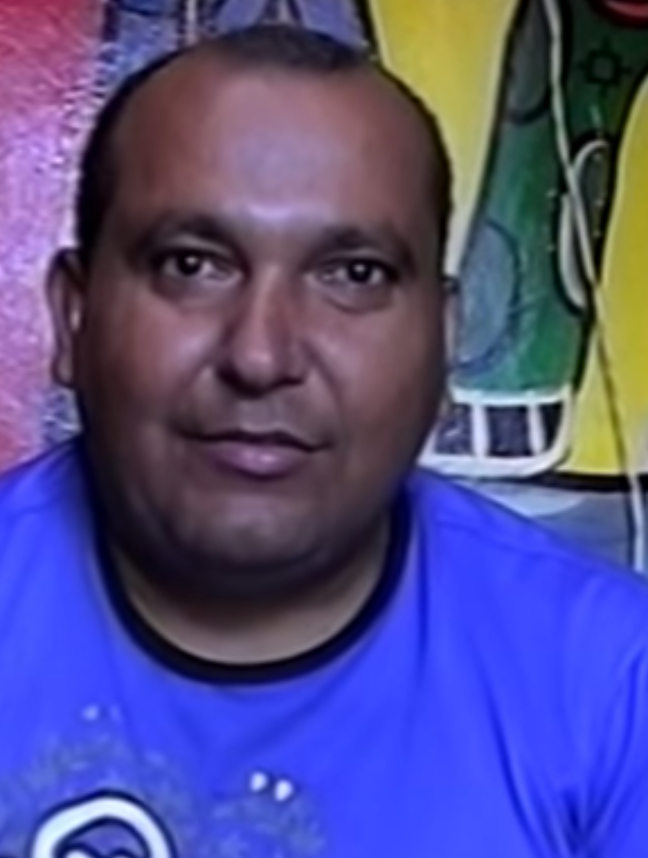
#> input picture 7_Unstructured_Data/Class/data/ednaldo1.png, 648 x 858 px, given in place of my_cat.jpg, which was not available
$ jupyter execute Aula05_cv2.ipynb
#> lines starting #> are read from the running program, lines starting #| are printed output that depends on the picture; after the words box and inside, x2 and y2 are one past the last pixel; in counts of white or black regions, pixels touching at a corner belong together; pictures that were not available may be replaced by others from this repository, and a replacement may not be noted
[cell 1]
import cv2 as cv
import numpy as np

[cell 2]
face_class = cv.CascadeClassifier('haarcascade_frontalface_default.xml')

[cell 3]
image = cv.imread('my_cat.jpg')
#> image is the input picture: shape (858, 648, 3); mean B, G, R 137.2, 77.8, 82.6
res = cv.resize(image, dsize=(480,720),interpolation=cv.INTER_CUBIC)
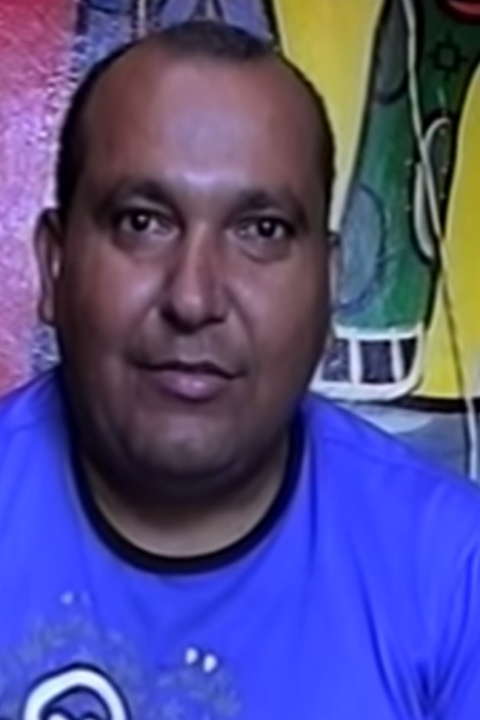
#> res: shape (720, 480, 3); mean B, G, R 137.2, 77.8, 82.6
image_gray = cv.cvtColor(res, cv.COLOR_BGR2GRAY)
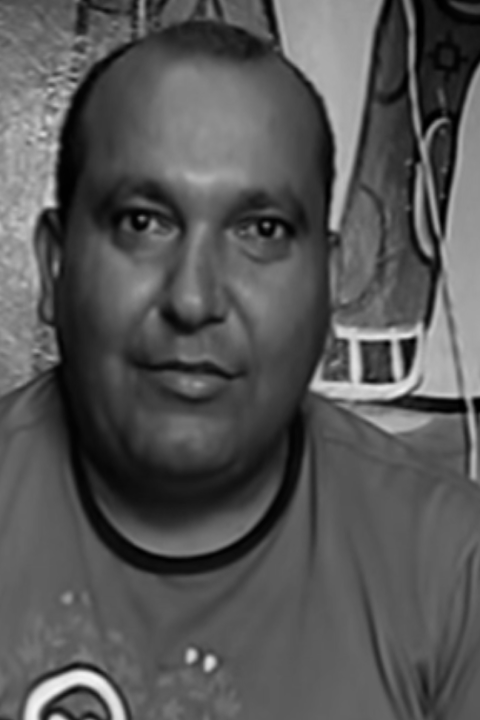
#> image_gray: shape (720, 480); min 0, max 246, mean 86

[cell 4]
eye_class = cv.CascadeClassifier('haarcascade_eye.xml')

[cell 5]
faces = face_class.detectMultiScale(image_gray, 1.3, 5)
#> faces = [[39, 102, 318, 318]]

for (x,y,w,h) in faces:
    cv.rectangle(res, (x,y), (x+w, y+h), (255, 0, 0), 2)
    roi_gray = image_gray[y:y+h, x:x+w]
    roi_color = res[y:y+h, x:x+w]
    eyes = eye_class.detectMultiScale(roi_gray)
    for (ex, ey, ew, eh) in eyes:
        cv.rectangle(roi_color,(ex, ey), (ex+ew, ey+eh),(255, 0, 0), 2)
#> this loop made 1 pass
#> (x, y, w, h, eyes) on pass 1: (39, 102, 318, 318, [[71, 88, 63, 63], [192, 94, 64, 64]])
#> pass 1, `roi_gray = image_gray[y:y+h, x:x+w]`:
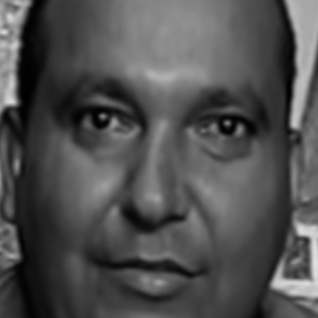
#> roi_gray: shape (318, 318); min 0, max 225, mean 79.7
#> pass 1, `roi_color = res[y:y+h, x:x+w]`:
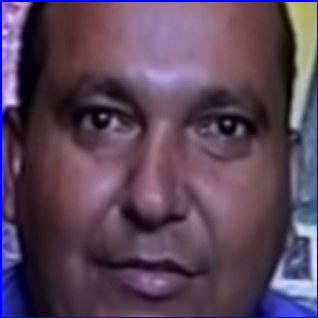
#> roi_color: shape (318, 318, 3); mean B, G, R 90.8, 69.8, 90.3
#> after the loop:
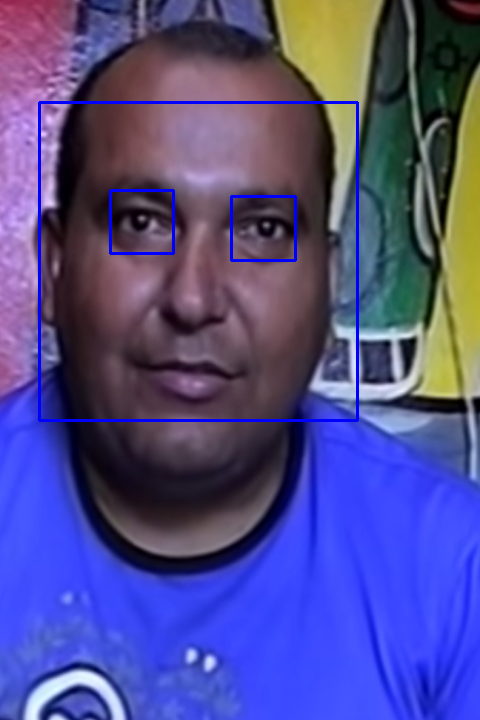
#> res: shape (720, 480, 3); 1.54% of pixels changed, all inside (x1, y1, x2, y2) = (38, 101, 359, 422)
#> after the loop:
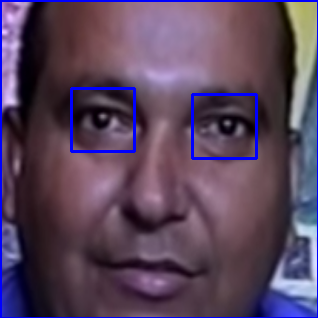
#> roi_color: shape (318, 318, 3); 1.5% of pixels changed, all inside (x1, y1, x2, y2) = (70, 87, 258, 160)

[cell 6]
cv.imshow('Me&Cat', res)

cv.waitKey(0)

cv.destroyWindow('Me&Cat')

[cell 7]
video = cv.VideoCapture(0)
## Loop
while True:
    ## mantendo conectada a webcam e os frames
    conectado, frame = video.read()
    ## transformando em escala de cinza
    frameCinza = cv.cvtColor(frame, cv.COLOR_BGR2GRAY)
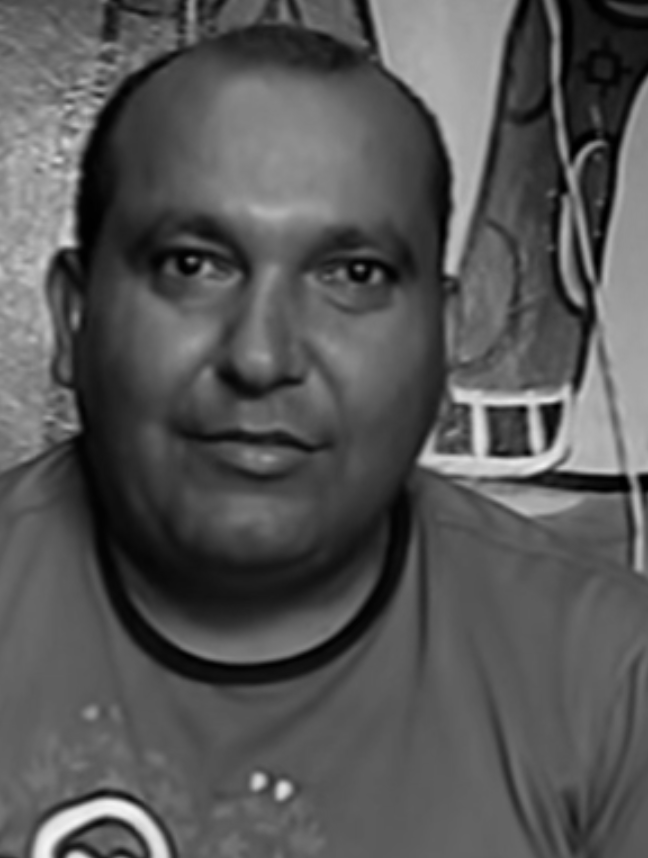
#> frameCinza: shape (858, 648); min 0, max 246, mean 86
    ## detectando a face com o classificador treinado xml
    faces = face_class.detectMultiScale(frameCinza, 1.3, 5)
#> faces = [[60, 100, 420, 420]]
    #for (x,y,l,a) in faces:
        #cv.rectangle(frame, (x,y), (x+l, y+a), (0,255,0), 2)
    for (x,y,w,h) in faces:
        cv.rectangle(frame, (x,y), (x+w, y+h), (255, 0, 0), 2)
        roi_gray = frameCinza[y:y+h, x:x+w]
        roi_color = frame[y:y+h, x:x+w]
        eyes = eye_class.detectMultiScale(roi_gray)
        for (ex, ey, ew, eh) in eyes:
            cv.rectangle(roi_color,(ex, ey), (ex+ew, ey+eh),(0, 0, 255), 2)
#> this loop made 1 pass
#> pass 1, `roi_gray = frameCinza[y:y+h, x:x+w]`:
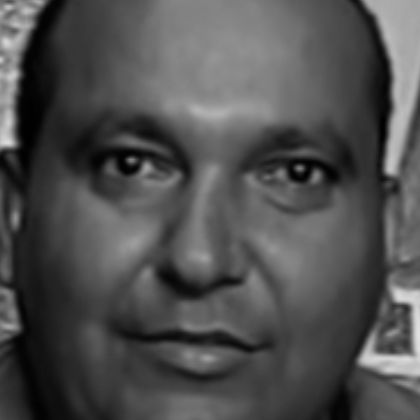
#> roi_gray: shape (420, 420); min 0, max 225, mean 79.5
#> after the loop:
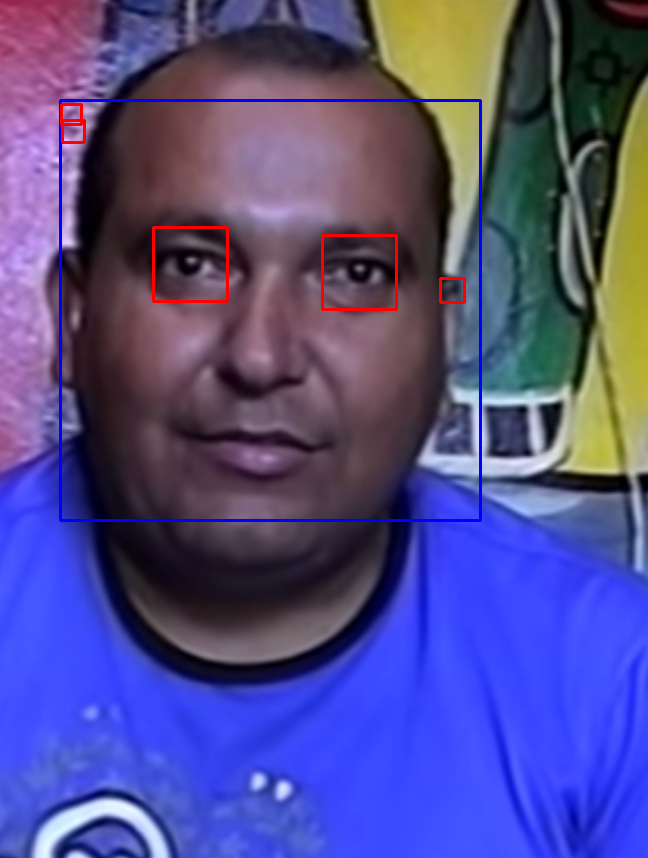
#> frame: shape (858, 648, 3); 1.35% of pixels changed, all inside (x1, y1, x2, y2) = (59, 99, 482, 522)
#> after the loop:
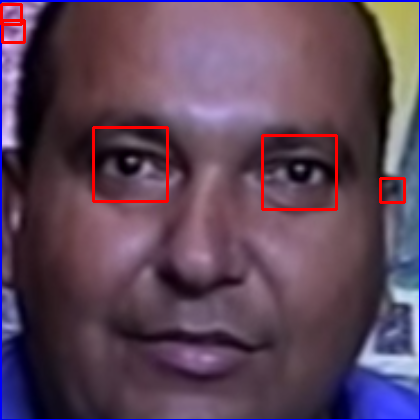
#> roi_color: shape (420, 420, 3); mean B, G, R 88.8, 69.1, 93.2

    cv.imshow('Video',frame)

    ## Fechar janela do video
    if cv.waitKey(1) == ord('s'):
#> (key Esc is pressed here)
        break

## Liberar a captura
video.release()
## Liberar memória
cv.destroyAllWindows()
